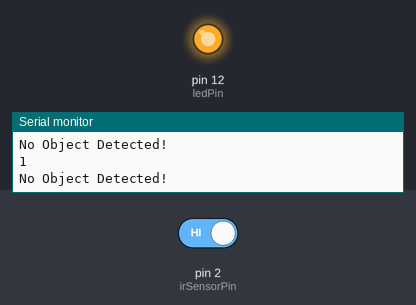
The sketch below on a simulated Arduino Uno, built with avr-gcc and run on an emulated ATmega328P. Parts: output pins drawn as LEDs (lit = HIGH), the last lines printed to the serial monitor. The test bench sets the inputs (shaded band); at power-on: pin 2 (irSensorPin) HIGH.

Above: at 1.2 s.
1.3 s: pin 2 (irSensorPin) driven LOW
At 1.9 s:
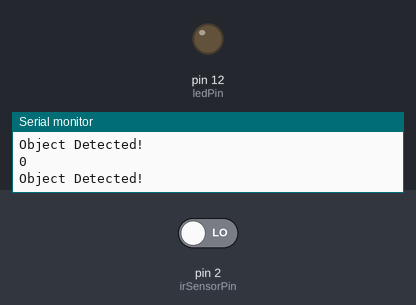
2.8 s: pin 2 (irSensorPin) driven HIGH
At 3.2 s:
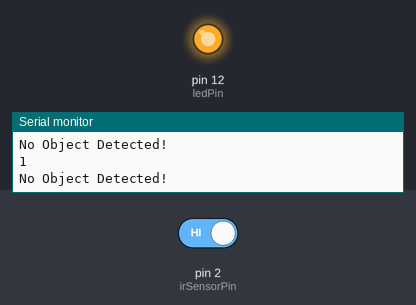
Timing chart, 0 to 5.8 s (numbered marks = the images above; inputs shaded):
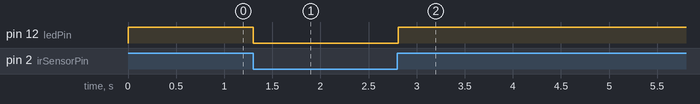

The sketch:

DetectObstacleUsingIR.ino
```cpp
// Define the pin for the IR sensor
int irSensorPin = 2;   // OUT pin of IR sensor connected to digital pin 2
int ledPin = 12;        // Onboard LED pin (you can use another pin if needed)

void setup() {
  // Initialize the IR sensor pin as an input
  pinMode(irSensorPin, INPUT);

  // Initialize the LED pin as an output
  pinMode(ledPin, OUTPUT);

  // Start serial communication for debugging (optional)
  Serial.begin(9600);
}

void loop() {
  // Read the state of the IR sensor
  int sensorValue = digitalRead(irSensorPin);

  // Print the sensor value to the serial monitor for debugging
  Serial.println(sensorValue);

  // If the sensor detects an object (LOW signal)
  if (sensorValue == LOW) {
    // Turn on the onboard LED
    Serial.println("Object Detected!");
    digitalWrite(ledPin, LOW);

  }
  // If no object is detected (HIGH signal)
  else {
    // Turn off the onboard LED
    Serial.println("No Object Detected!");
    digitalWrite(ledPin, HIGH);
  }

  // Add a small delay to avoid excessive serial printing
  delay(100);
}
```

Measured:
- after the input at 1.3 s, pin 12 (ledPin): HIGH → LOW at once
- after the input at 2.8 s, pin 12 (ledPin): LOW → HIGH at once
